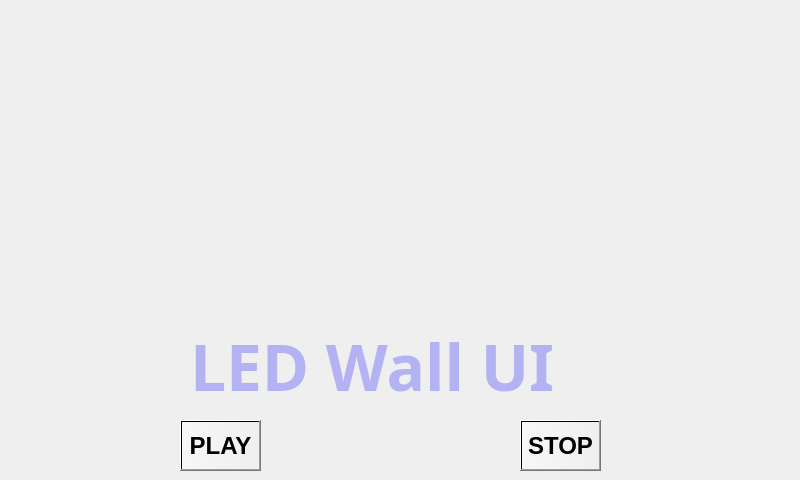
<?xml version="1.0" encoding="UTF-8"?>
<ui version="4.0">
 <class>Widget</class>
 <widget class="QWidget" name="Widget">
  <property name="geometry">
   <rect>
    <x>0</x>
    <y>0</y>
    <width>800</width>
    <height>480</height>
   </rect>
  </property>
  <property name="windowTitle">
   <string>Widget</string>
  </property>
  <widget class="QLabel" name="label">
   <property name="geometry">
    <rect>
     <x>190</x>
     <y>330</y>
     <width>451</width>
     <height>71</height>
    </rect>
   </property>
   <property name="font">
    <font>
     <family>Arial Black</family>
     <pointsize>48</pointsize>
     <weight>75</weight>
     <bold>true</bold>
    </font>
   </property>
   <property name="styleSheet">
    <string notr="true">color: qlineargradient(spread:pad, x1:0, y1:0, x2:1, y2:0, stop:0 rgba(0, 0,255, 255), stop:1 rgba(0, 0, 255, 64));</string>
   </property>
   <property name="text">
    <string>LED Wall UI </string>
   </property>
  </widget>
  <widget class="QPushButton" name="Play">
   <property name="geometry">
    <rect>
     <x>180</x>
     <y>420</y>
     <width>81</width>
     <height>51</height>
    </rect>
   </property>
   <property name="font">
    <font>
     <family>Arial</family>
     <pointsize>18</pointsize>
     <weight>75</weight>
     <bold>true</bold>
    </font>
   </property>
   <property name="styleSheet">
    <string notr="true">background-color: qlineargradient(spread:pad, x1:0, y1:0, x2:1, y2:0, stop:0 rgba(255, 255, 255, 128), stop:1 rgba(255, 255, 255, 0));</string>
   </property>
   <property name="text">
    <string>PLAY</string>
   </property>
  </widget>
  <widget class="QPushButton" name="stop">
   <property name="geometry">
    <rect>
     <x>520</x>
     <y>420</y>
     <width>81</width>
     <height>51</height>
    </rect>
   </property>
   <property name="font">
    <font>
     <family>Arial</family>
     <pointsize>18</pointsize>
     <weight>75</weight>
     <bold>true</bold>
    </font>
   </property>
   <property name="styleSheet">
    <string notr="true">background-color: qlineargradient(spread:pad, x1:0, y1:0, x2:1, y2:0, stop:0 rgba(255, 255, 255, 128), stop:1 rgba(255, 255, 255, 0));</string>
   </property>
   <property name="text">
    <string>STOP</string>
   </property>
  </widget>
 </widget>
 <layoutdefault spacing="6" margin="11"/>
 <resources/>
 <connections/>
</ui>
